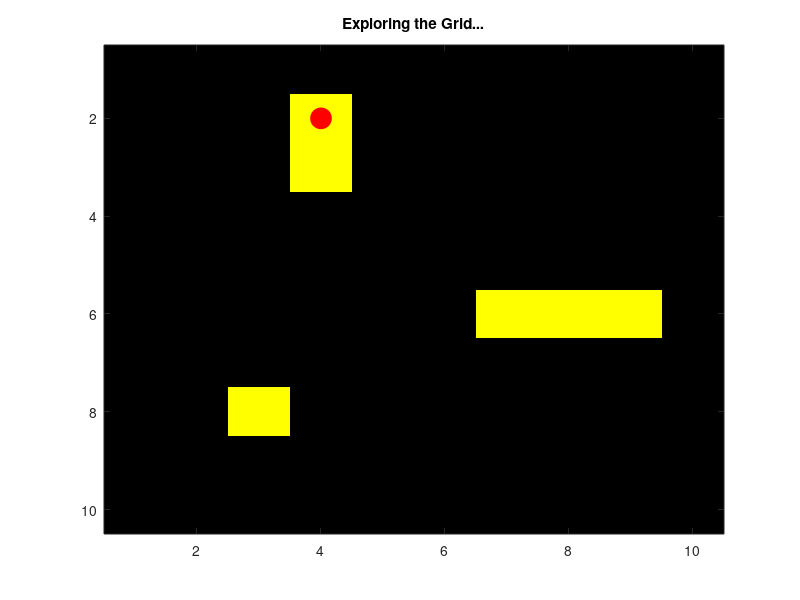

MATLAB code for this plot: (Note: this script raises an error after producing the figure.)
clear; clc;

% Define environment
gridSize = 10; % Size of the grid
maze = zeros(gridSize); % Empty grid
maze(2:3, 4) = -1; % Example obstacle
maze(6, 7:9) = -1; % Another obstacle
maze(8, 3) = -1; % Additional obstacle
actions = [0 1; 0 -1; -1 0; 1 0]; % [right, left, up, down]

% Parameters
explorationTime = 5; % Exploration time in seconds
start = [randi(gridSize), randi(gridSize)];
pos = start;
visited = zeros(gridSize);
visited(pos(1), pos(2)) = 1;
path = pos; % Store path

% Visualization setup
figure(1);
imagesc(maze);
colormap([1 1 0; 0 0 0; 0 0 0]); % Yellow = grid, Black = obstacles
hold on;
plot(pos(2), pos(1), 'ro', 'MarkerSize', 15, 'MarkerFaceColor', 'r');
hold off;
title('Exploring the Grid...');
drawnow;

% Timer
startTime = tic;

while toc(startTime) < explorationTime
    % Find valid directions
    possibleDirections = findValidDirections(pos, visited, maze, actions);

    if isempty(possibleDirections)
        % Backtrack
        path = backtrackToUnexplored(path, visited, maze, actions);
        pos = path(end, :);
    else
        % Random move
        directionIdx = randi(length(possibleDirections));
        direction = actions(possibleDirections(directionIdx), :);
        pos = pos + direction;
        visited(pos(1), pos(2)) = 1;
        path = [path; pos];
    end

    % Visualization
    figure(1);
    hold on;
    plot(path(:, 2), path(:, 1), 'b.-', 'MarkerSize', 10, 'LineWidth', 1.5);
    plot(pos(2), pos(1), 'ro', 'MarkerSize', 15, 'MarkerFaceColor', 'r');
    pause(0.2);
    hold off;
end

% Return to start
shortestPath = findShortestPath(pos, start, maze);
for i = 2:size(shortestPath, 1)
    pos = shortestPath(i, :);
    figure(1);
    hold on;
    plot(shortestPath(:, 2), shortestPath(:, 1), 'g.-', 'MarkerSize', 10, 'LineWidth', 1.5);
    plot(pos(2), pos(1), 'ro', 'MarkerSize', 15, 'MarkerFaceColor', 'r');
    pause(0.2);
    hold off;
end
title('Robot Returned to Start');

% Function definitions
function validDirs = findValidDirections(pos, visited, maze, actions)
    validDirs = [];
    for dirIdx = 1:4
        nextPos = pos + actions(dirIdx, :);
        if nextPos(1) >= 1 && nextPos(1) <= size(maze, 1) && ...
           nextPos(2) >= 1 && nextPos(2) <= size(maze, 2) && ...
           maze(nextPos(1), nextPos(2)) ~= -1 && ...
           visited(nextPos(1), nextPos(2)) == 0
            validDirs = [validDirs, dirIdx];
        end
    end
end

function path = backtrackToUnexplored(path, visited, maze, actions)
    while ~isempty(path)
        pos = path(end, :);
        possibleDirections = findValidDirections(pos, visited, maze, actions);
        if ~isempty(possibleDirections)
            return;
        end
        path(end, :) = [];
    end
end

function shortestPath = findShortestPath(start, goal, maze)
    queue = {start};
    parentMap = containers.Map();
    parentMap(mat2str(start)) = [];

    while ~isempty(queue)
        current = queue{1};
        queue(1) = [];
        if isequal(current, goal)
            shortestPath = reconstructPath(parentMap, goal);
            return;
        end

        for action = [0 1; 0 -1; -1 0; 1 0]'
            nextPos = current + action';
            if nextPos(1) >= 1 && nextPos(1) <= size(maze, 1) && ...
               nextPos(2) >= 1 && nextPos(2) <= size(maze, 2) && ...
               maze(nextPos(1), nextPos(2)) ~= -1 && ...
               ~isKey(parentMap, mat2str(nextPos))
                queue{end + 1} = nextPos;
                parentMap(mat2str(nextPos)) = current;
            end
        end
    end
    shortestPath = [];
end

function path = reconstructPath(parentMap, goal)
    path = goal;
    while ~isempty(parentMap(mat2str(path(1, :))))
        path = [parentMap(mat2str(path(1, :))); path];
    end
end
